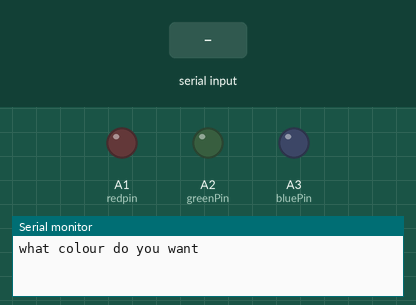
A sketch run on a simulated Arduino Uno, built with avr-gcc and run on an emulated ATmega328P. Shown: output pins drawn as LEDs (lit = HIGH), the last lines printed to the serial monitor. The inputs (shaded band) are chosen by the test bench.

Above: at 1.2 s.
1.3 s: "violet" received over Serial
At 3.3 s:
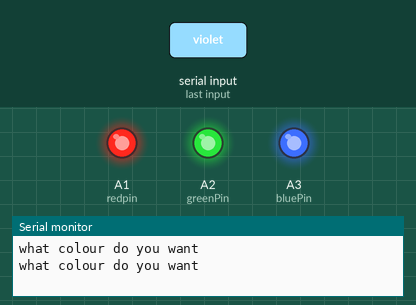
3.8 s: "purple" received over Serial
At 5.2 s:
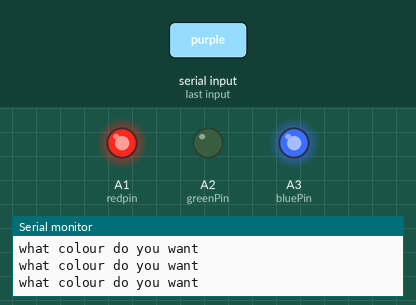
6.3 s: "neon green" received over Serial
At 8.4 s:
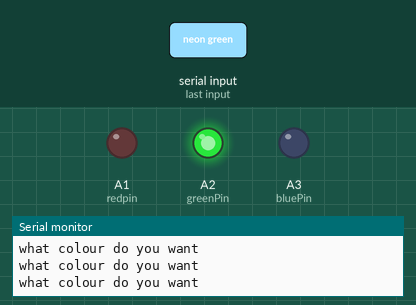
Timing chart, 0 to 9.9 s (numbered marks = the images above; inputs shaded):
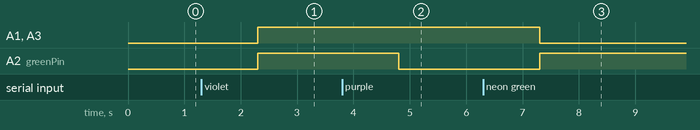

The sketch:

sketch_feb25a.ino
```cpp
int redpin = A1;
int greenPin =A2;
int bluePin = A3;
String mycolor ;
String msg ="what colour do you want";
void setup() {
  // put your setup code here, to run once:
Serial.begin(9600);
pinMode(redpin,OUTPUT);
pinMode(greenPin,OUTPUT);
pinMode(bluePin,OUTPUT);
}

void loop() {
  // put your main code here, to run repeatedly:
Serial.println(msg);
while (Serial.available()==0)
{

}
mycolor = Serial.readString();
if(mycolor == "violet"){
  analogWrite(redpin,238);
  analogWrite(greenPin,130);
  analogWrite(bluePin,238);
}
if(mycolor == "purple"){
  analogWrite(redpin,128);
  analogWrite(greenPin, 0);
  analogWrite(bluePin,128);
}
if(mycolor == "neon green"){
  analogWrite(redpin,57);
  analogWrite(greenPin,255);
  analogWrite(bluePin,20);
}
}
```

Measured:
- after the input at 1.3 s, A1 (redpin), A2 (greenPin), A3 (bluePin): LOW → HIGH after 1.0 s
- after the input at 3.8 s, A2 (greenPin): HIGH → LOW after 1.0 s
- after the input at 6.3 s, A1 (redpin), A3 (bluePin): HIGH → LOW after 1.0 s; A2 (greenPin): LOW → HIGH after 1.0 s
